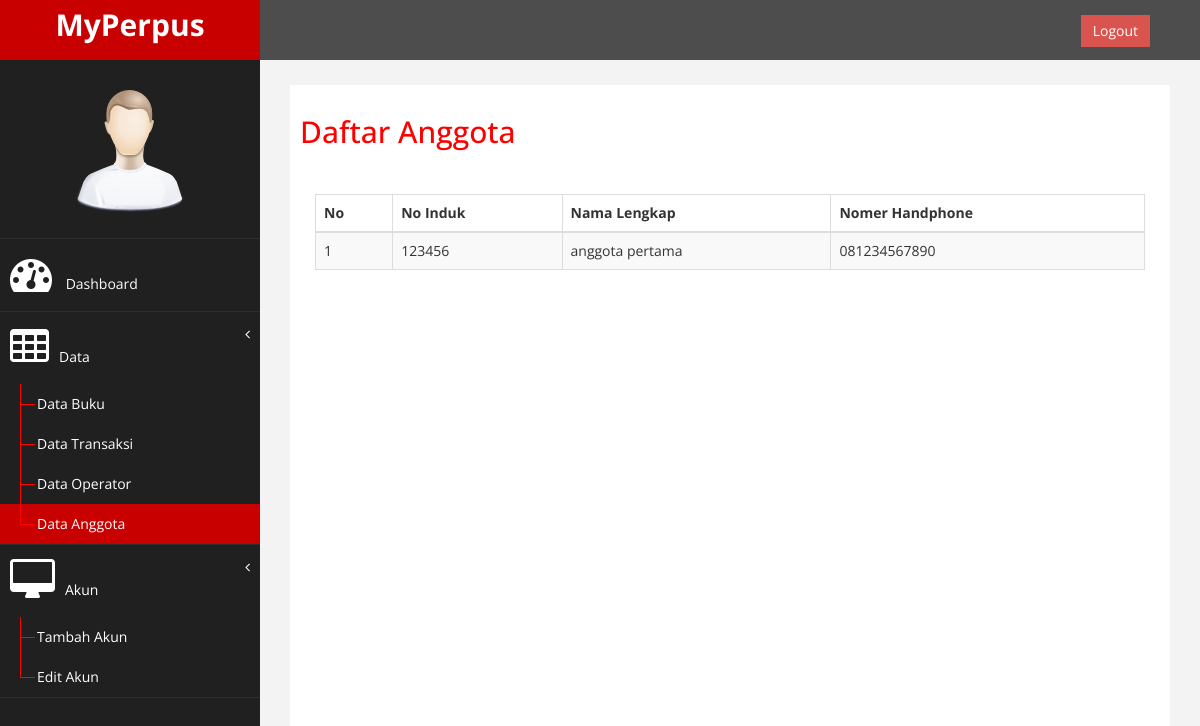
Screenshot of /halaman/admin/data/data_anggota.php with the database file from the repository.
### tables this page shows
CREATE TABLE `tab_user` (
  `no_induk` int(11) NOT NULL,
  `nama_lengkap` varchar(200) NOT NULL,
  `username` varchar(200) NOT NULL,
  `no_hp` varchar(20) NOT NULL,
  `password` varchar(100) NOT NULL,
  `ulang_pass` varchar(100) NOT NULL,
  `level` enum('Anggota','Operator','Admin') NOT NULL
);

### halaman/admin/data/data_anggota.php (the view, shortened to what this page needs)
<!DOCTYPE html>
<html xmlns="http://www.w3.org/1999/xhtml">
<head>
    <link href="../../assets/css/bootstrap.css" rel="stylesheet" />
    <link href="../../assets/css/font-awesome.css" rel="stylesheet" />
    <link href="../../assets/js/morris/morris-0.4.3.min.css" rel="stylesheet" />
    <link href="../../assets/css/custom.css" rel="stylesheet" />
    <link href="../../assets/js/dataTables/dataTables.bootstrap.css" rel="stylesheet" />
</head>
<body>
    <div id="wrapper">
        <nav class="navbar navbar-default navbar-cls-top " role="navigation" style="margin-bottom: 0">
            <div class="navbar-header">
                <a class="navbar-brand" href="dashboard.php">
                    MyPerpus
                </a>
            </div>
  <div style="color: white;
padding: 15px 50px 5px 50px;
float: right;
font-size: 16px;"><a href="../../logout.php" class="btn btn-danger square-btn-adjust">Logout</a> </div>
        </nav>
                <nav class="navbar-default navbar-side" role="navigation">
            <div class="sidebar-collapse">
                <ul class="nav" id="main-menu">
				<li class="text-center">
                    <img src="../../assets/img/find_user.png" class="user-image img-responsive"/>
					</li>
                    <li>
                        <a href="../dashboard.php"><i class="fa fa-dashboard fa-3x"></i> Dashboard</a>
                    </li>
                    <li>
                        <a href="#"><i class="fa fa-table fa-3x"></i>Data<span class="fa arrow"></span></a>
                        <ul class="nav nav-second-level">
                            <li>
                                <a href="data_buku.php">Data Buku</a>
                            </li>
                            <li>
                                <a href="data_transaksi.php">Data Transaksi</a>
                            </li>
                            <li>
                                <a href="data_operator.php">Data Operator</a>
                            </li>
                            <li>
                                <a class="active-menu" href="data_anggota.php">Data Anggota</a>
                            </li>
                    </li>
                </ul>
                <li>
                        <a href="#"><i class="fa fa-desktop fa-3x"></i>Akun<span class="fa arrow"></span></a>
                        <ul class="nav nav-second-level">
                            <li>
                                <a href="../akun/tambah/tambah_akun.php">Tambah Akun</a>
                            </li>
                            <li>
                                <a href="../akun/edit/edit.php">Edit Akun</a>
                            </li>
                    </li>
            </div>
        </nav>
        <div id="page-wrapper" >
            <div id="page-inner">
                <div class="row">
                    <div class="col-md-12">
                     <h2>Daftar Anggota</h2>
                    </div>
                </div>
                 <div class="panel-heading">
                </div>
                        <div class="panel-body">
                            <div class="table-responsive">
                                <table class="table table-striped table-bordered table-hover" id="dataTables-example">
                                    <thead>
                                        <tr>
                                            <th>No</th>
                                            <th>No Induk</th>
                                            <th>Nama Lengkap</th>
                                            <th>Nomer Handphone</th>
                                        </tr>
                                    </thead>
                                    <tbody>
                                    <?php
                                        include "../../../koneksi.php";
                                        $no = 1;
                                        $ambil = mysqli_query($koneksi,"SELECT*FROM tab_user WHERE level='Anggota'");
                                        while ($data = mysqli_fetch_array($ambil)) {
                                            ?>
                                            <tr class="odd gradeX">
                                                <td><?php echo $no++; ?></td>
                                                <td><?php echo $data['no_induk']; ?></td>
                                                <td><?php echo $data['nama_lengkap']; ?></td>
                                                <td><?php echo $data['no_hp']; ?></td>
                                            </tr>
                                            <?php
                                        }
                                        ?>
                                    </tbody>
                                </table>
                            </div>
                        </div>
                    </div>
    </div>
            </div>
</body>
</html>

### halaman/assets/css/custom.css (style rules this page uses)
body { font-family: 'Open Sans', sans-serif; }
#wrapper { width: 100%; background:#202020; }
#page-wrapper { padding: 15px 15px; min-height: 600px; background:#F3F3F3; }
#page-inner { width:100%; margin:10px 20px 10px 0px; background-color:#fff!important; padding:10px; min-height:1200px; }
.text-center { text-align:center; }
h2 { color: #f00; }
.square-btn-adjust { border: 0px solid transparent; -webkit-border-radius: 0px; -moz-border-radius: 0px; border-radius: 0px; }
.user-image { margin: 25px auto; -webkit-border-radius: 10px; -moz-border-radius: 10px; border-radius: 10px; max-height:170px; max-width:170px; }
.navbar-cls-top .navbar-brand { color: #fff; background: #C90000; width: 260px; text-align: center; height: 60px; font-size: 30px; font-weight: 700; }
.active-menu { background-color:#C90000!important; }
.arrow { float: right; }
.fa.arrow:before { content: "\f104"; }
.nav-second-level li, .nav-third-level li { border-bottom: none !important; }
.nav-second-level li a { padding-left: 37px; }
.sidebar-collapse , .sidebar-collapse .nav { background:none; }
.sidebar-collapse .nav { padding:0; }
.sidebar-collapse .nav > li > a { color:#fff; background:#202020; text-shadow:none; }
.sidebar-collapse > .nav > li > a { padding:15px 10px; }
.sidebar-collapse > .nav > li { border-bottom: 1px solid rgba(107, 108, 109, 0.19); }
.nav-second-level > li > a:before , .nav-third-level > li > a:before { content:""; display:block; position:absolute; left:20px; width:15px; height:1px; background:#ff0000; top:20px; }
.nav-second-level > li > a:after, .nav-third-level > li > a:after { content:""; display:block; position:absolute; left:20px; width:1px; height:100%; background:#ff0000; top:0px; z-index:10; }
.nav-second-level > li:last-child > a:after, .nav-third-level > li:last-child > a:after { height:50%; }
.navbar-side { border:none; background-color: #202020; }
.navbar-cls-top { background:#4D4D4D; border-bottom:none; }
.navbar-default { border:0px solid black; }
.navbar-header { background: #A70303; }
.nav > li > a > i { margin-right:10px; }
@media (min-width:768px) { #page-wrapper { margin: 0 0 0 260px; padding: 15px 30px; min-height: 1200px; } }
@media (min-width:768px) { .navbar-side { z-index: 1; position: absolute; width: 260px; } }
@media (min-width:768px) { .navbar { border-radius: 0px; } }

### rows the page displays
tab_user: no_induk "123456", nama_lengkap "anggota pertama", no_hp "081234567890"
